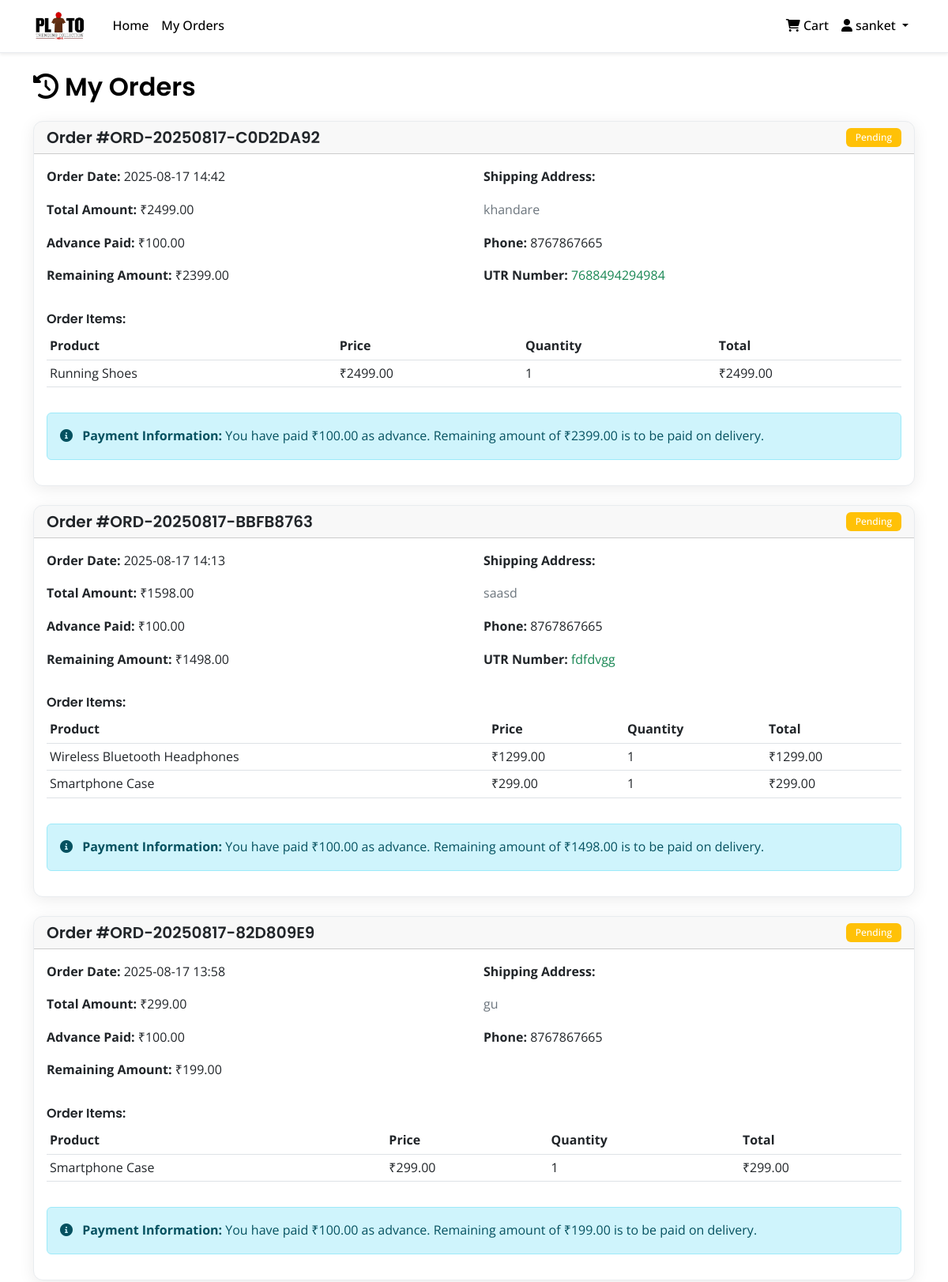
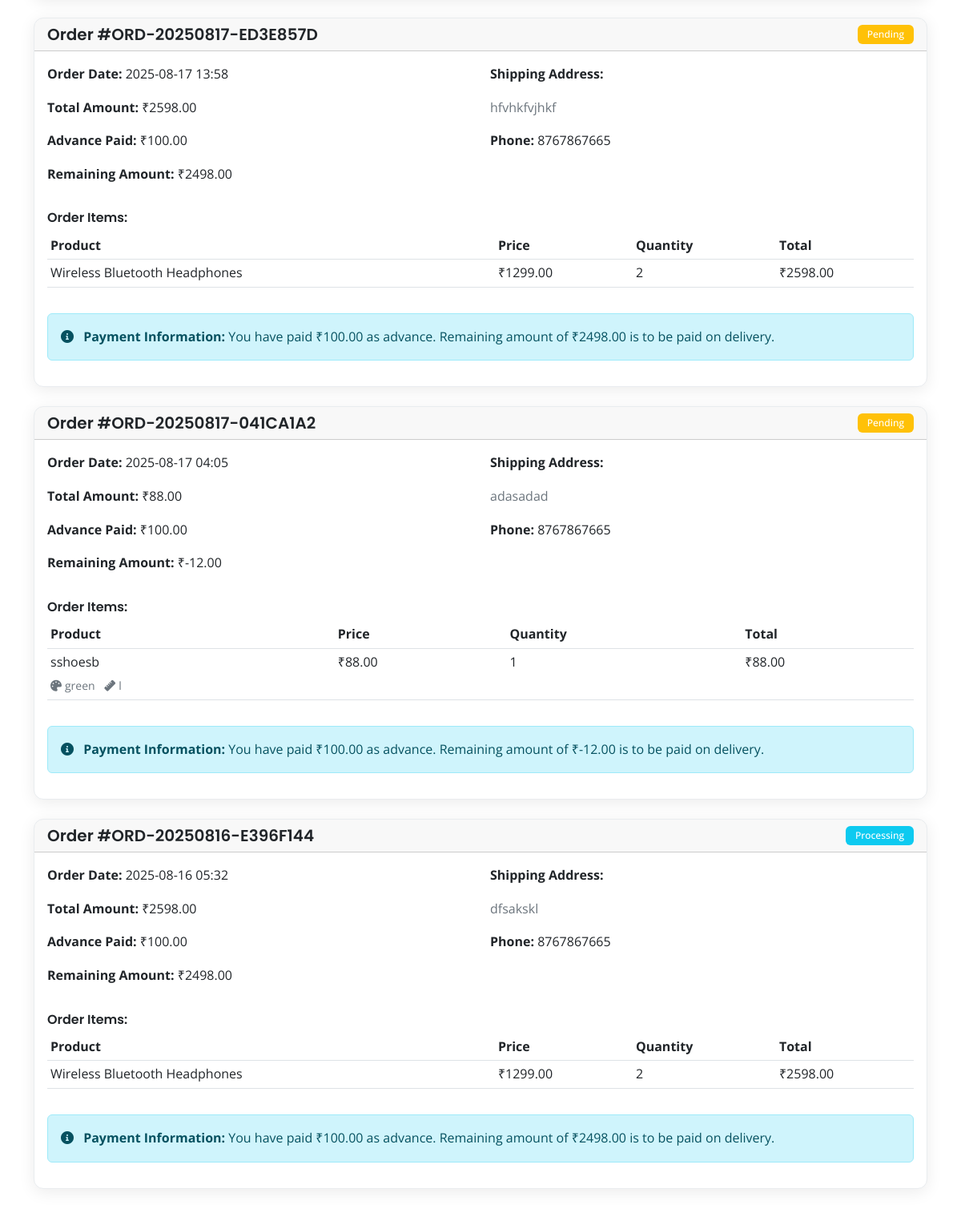
The page /my_orders (signed in, upper part) on the database its author committed (2 pictures, top to bottom).
### app.py (models this page shows)
class User(UserMixin, db.Model):
    id = db.Column(db.Integer, primary_key=True)
    username = db.Column(db.String(80), unique=True, nullable=False)
    email = db.Column(db.String(120), unique=True, nullable=False)
    password_hash = db.Column(db.String(120), nullable=False)
    is_admin = db.Column(db.Boolean, default=False)
    created_at = db.Column(db.DateTime, default=datetime.utcnow)
    orders = db.relationship('Order', backref='user', lazy=True)

class Order(db.Model):
    id = db.Column(db.Integer, primary_key=True)
    order_number = db.Column(db.String(20), unique=True, nullable=False)
    user_id = db.Column(db.Integer, db.ForeignKey('user.id'), nullable=False)
    total_amount = db.Column(db.Float, nullable=False)
    advance_paid = db.Column(db.Float, default=0.0)  # New field for advance payment
    remaining_amount = db.Column(db.Float, nullable=False)  # New field for remaining amount
    status = db.Column(db.String(20), default='pending')
    shipping_address = db.Column(db.Text, nullable=False)
    phone = db.Column(db.String(20), nullable=False)
    utr_number = db.Column(db.String(50), nullable=True)  # UTR number for payment
    payment_screenshot = db.Column(db.String(200), nullable=True)  # Payment screenshot filename
    created_at = db.Column(db.DateTime, default=datetime.utcnow)
    order_items = db.relationship('OrderItem', backref='order', lazy=True)

class OrderItem(db.Model):
    id = db.Column(db.Integer, primary_key=True)
    order_id = db.Column(db.Integer, db.ForeignKey('order.id'), nullable=False)
    product_id = db.Column(db.Integer, db.ForeignKey('product.id'), nullable=False)
    quantity = db.Column(db.Integer, nullable=False)
    price = db.Column(db.Float, nullable=False)
    selected_color = db.Column(db.String(50), nullable=True)  # Selected color
    selected_size = db.Column(db.String(20), nullable=True)   # Selected size
    product = db.relationship('Product', backref='order_items')

class Product(db.Model):
    id = db.Column(db.Integer, primary_key=True)
    name = db.Column(db.String(100), nullable=False)
    description = db.Column(db.Text, nullable=False)
    price = db.Column(db.Float, nullable=False)
    image_url = db.Column(db.String(200))
    category = db.Column(db.String(50), nullable=False)
    subcategory = db.Column(db.String(50), nullable=True)  # New field for subcategory
    stock = db.Column(db.Integer, default=0)
    colors = db.Column(db.Text, nullable=True)  # JSON string of available colors
    sizes = db.Column(db.Text, nullable=True)   # JSON string of available sizes
    created_at = db.Column(db.DateTime, default=datetime.utcnow)

### app.py (the view)
@app.route('/my_orders')
@login_required
def my_orders():
    orders = Order.query.filter_by(user_id=current_user.id).order_by(Order.created_at.desc()).all()
    return render_template('my_orders.html', orders=orders)

### app.py (called while the page is built)
@login_manager.user_loader
def load_user(user_id):
    return User.query.get(int(user_id))

### templates/my_orders.html (shortened to what this page needs)
{% extends "base.html" %}
{% block content %}
<div class="row">
    <div class="col-12">
        <h2 class="mb-4">
            <i class="fas fa-history me-2"></i>My Orders
        </h2>
    </div>
</div>
{% if orders %}
<div class="row">
    {% for order in orders %}
    <div class="col-12 mb-4">
        <div class="card">
            <div class="card-header">
                <div class="d-flex justify-content-between align-items-center">
                    <h5 class="mb-0">Order #{{ order.order_number }}</h5>
                    <span class="badge bg-{{ 'success' if order.status == 'delivered' else 'warning' if order.status == 'pending' else 'info' }}">
                        {{ order.status.title() }}
                    </span>
                </div>
            </div>
            <div class="card-body">
                <div class="row">
                    <div class="col-md-6">
                        <p><strong>Order Date:</strong> {{ order.created_at.strftime('%Y-%m-%d %H:%M') }}</p>
                        <p><strong>Total Amount:</strong> ₹{{ "%.2f"|format(order.total_amount) }}</p>
                        <p><strong>Advance Paid:</strong> ₹{{ "%.2f"|format(order.advance_paid) }}</p>
                        <p><strong>Remaining Amount:</strong> ₹{{ "%.2f"|format(order.remaining_amount) }}</p>
                    </div>
                    <div class="col-md-6">
                        <p><strong>Shipping Address:</strong></p>
                        <p class="text-muted">{{ order.shipping_address }}</p>
                        <p><strong>Phone:</strong> {{ order.phone }}</p>
                        {% if order.utr_number %}
                        <p><strong>UTR Number:</strong> <span class="text-success">{{ order.utr_number }}</span></p>
                        {% endif %}
                    </div>
                </div>
                <div class="mt-3">
                    <h6>Order Items:</h6>
                    <div class="table-responsive">
                        <table class="table table-sm">
                            <thead>
                                <tr>
                                    <th>Product</th>
                                    <th>Price</th>
                                    <th>Quantity</th>
                                    <th>Total</th>
                                </tr>
                            </thead>
                            <tbody>
                                {% for item in order.order_items %}
                                <tr>
                                    <td>
                                        {{ item.product.name }}
                                        {% if item.selected_color or item.selected_size %}
                                        <div class="mt-1">
                                            {% if item.selected_color %}
                                            <small class="text-muted">
                                                <i class="fas fa-palette me-1"></i>{{ item.selected_color }}
                                            </small>
                                            {% endif %}
                                            {% if item.selected_size %}
                                            <small class="text-muted ms-2">
                                                <i class="fas fa-ruler me-1"></i>{{ item.selected_size }}
                                            </small>
                                            {% endif %}
                                        </div>
                                        {% endif %}
                                    </td>
                                    <td>₹{{ "%.2f"|format(item.price) }}</td>
                                    <td>{{ item.quantity }}</td>
                                    <td>₹{{ "%.2f"|format(item.price * item.quantity) }}</td>
                                </tr>
                                {% endfor %}
                            </tbody>
                        </table>
                    </div>
                </div>
                <div class="mt-3">
                    <div class="alert alert-info">
                        <i class="fas fa-info-circle me-2"></i>
                        <strong>Payment Information:</strong> You have paid ₹{{ "%.2f"|format(order.advance_paid) }} as advance.
                        Remaining amount of ₹{{ "%.2f"|format(order.remaining_amount) }} is to be paid on delivery.
                    </div>
                </div>
            </div>
        </div>
    </div>
    {% endfor %}
</div>
{% endif %}
{% endblock %}

### templates/base.html (shortened to what this page needs)
<!DOCTYPE html>
<html lang="en">
<head>
    <link href="https://cdn.jsdelivr.net/npm/bootstrap@5.3.0/dist/css/bootstrap.min.css" rel="stylesheet">
    <link href="https://cdnjs.cloudflare.com/ajax/libs/font-awesome/6.0.0/css/all.min.css" rel="stylesheet">
</head>
<body>
    <nav class="navbar navbar-expand-lg navbar-light shadow-sm">
        <div class="container">
            <a class="navbar-brand d-flex align-items-center" href="{{ url_for('home') }}">
                <img src="{{ url_for('static', filename='images/pluto-logo.jpg') }}"
                     alt="PLUTO Logo"
                     class="navbar-logo me-2"
                     onerror="this.style.display='none'; this.nextElementSibling.style.display='block';">
            </a>
            <div class="collapse navbar-collapse" id="navbarNav">
                <ul class="navbar-nav me-auto">
                    <li class="nav-item">
                        <a class="nav-link" href="{{ url_for('home') }}">Home</a>
                    </li>
                    {% if current_user.is_authenticated and not current_user.is_admin %}
                    <li class="nav-item">
                        <a class="nav-link" href="{{ url_for('my_orders') }}">My Orders</a>
                    </li>
                    {% endif %}
                </ul>
                <ul class="navbar-nav">
                                    <li class="nav-item">
                    <a class="nav-link" href="{{ url_for('cart') }}">
                        <i class="fas fa-shopping-cart"></i> Cart
                    </a>
                </li>
                    {% if current_user.is_authenticated %}
                    <li class="nav-item dropdown">
                        <a class="nav-link dropdown-toggle" href="#" id="navbarDropdown" role="button" data-bs-toggle="dropdown">
                            <i class="fas fa-user"></i> {{ current_user.username }}
                        </a>
                    </li>
                    {% endif %}
                </ul>
            </div>
        </div>
    </nav>
    <main class="container my-4">
        {% block content %}{% endblock %}
    </main>
</body>
</html>

### templates/base.html (style rules this page uses)
:root { --primary-color: #FFFFFF; --secondary-color: #000000; --highlight-color: #E10600; --text-color: #000000; --light-gray: #f8f9fa; --border-color: #e9ecef; }
* { font-family: 'Open Sans', sans-serif; }
h1, h2, h3, h4, h5, h6 { font-family: 'Poppins', sans-serif; font-weight: 600; }
body { background-color: var(--primary-color); color: var(--text-color); line-height: 1.6; }
.navbar { background-color: var(--primary-color) !important; border-bottom: 1px solid var(--border-color); box-shadow: 0 2px 10px rgba(0,0,0,0.05); }
.navbar-brand { font-family: 'Montserrat', sans-serif; font-weight: 800; font-size: 1.5rem; color: var(--highlight-color) !important; }
.navbar-logo { height: 40px; width: auto; max-width: 120px; object-fit: contain; transition: transform 0.3s ease; }
.navbar-nav .nav-link { color: var(--secondary-color) !important; font-weight: 500; transition: color 0.3s ease; }
.card { transition: all 0.3s ease; border: 1px solid var(--border-color); border-radius: 12px; box-shadow: 0 4px 20px rgba(0,0,0,0.08); background: var(--primary-color); overflow: hidden; }
.badge { font-weight: 500; padding: 6px 12px; border-radius: 6px; }
.text-muted { color: #6c757d !important; }

### rows shown on the page
User: username "sanket"
Order: order_number "ORD-20250817-C0D2DA92", status "Pending", created_at "2025-08-17 14:42", total_amount "2499.00", advance_paid "100.00", remaining_amount "2399.00", shipping_address "khandare", phone "8767867665", utr_number "7688494294984"
OrderItem: product.name "Running Shoes", price "2499.00", quantity "1", item.price*item.quantity "2499.00"
Order: order_number "ORD-20250817-BBFB8763", status "Pending", created_at "2025-08-17 14:13", total_amount "1598.00", advance_paid "100.00", remaining_amount "1498.00", shipping_address "saasd", phone "8767867665", utr_number "fdfdvgg"
OrderItem: product.name "Wireless Bluetooth Headphones", price "1299.00", quantity "1", item.price*item.quantity "1299.00"
OrderItem: product.name "Smartphone Case", price "299.00", quantity "1", item.price*item.quantity "299.00"
Order: order_number "ORD-20250817-82D809E9", status "Pending", created_at "2025-08-17 13:58", total_amount "299.00", advance_paid "100.00", remaining_amount "199.00", shipping_address "gu", phone "8767867665"
OrderItem: product.name "Smartphone Case", price "299.00", quantity "1", item.price*item.quantity "299.00"
Order: order_number "ORD-20250817-ED3E857D", status "Pending", created_at "2025-08-17 13:58", total_amount "2598.00", advance_paid "100.00", remaining_amount "2498.00", shipping_address "hfvhkfvjhkf", phone "8767867665"
OrderItem: product.name "Wireless Bluetooth Headphones", price "1299.00", quantity "2", item.price*item.quantity "2598.00"
Order: order_number "ORD-20250817-041CA1A2", status "Pending", created_at "2025-08-17 04:05", total_amount "88.00", advance_paid "100.00", remaining_amount "-12.00", shipping_address "adasadad", phone "8767867665"
OrderItem: product.name "sshoesb", selected_color "green", selected_size "l", price "88.00", quantity "1", item.price*item.quantity "88.00"
Order: order_number "ORD-20250816-E396F144", status "Processing", created_at "2025-08-16 05:32", total_amount "2598.00", advance_paid "100.00", remaining_amount "2498.00", shipping_address "dfsakskl", phone "8767867665"
OrderItem: product.name "Wireless Bluetooth Headphones", price "1299.00", quantity "2", item.price*item.quantity "2598.00"
